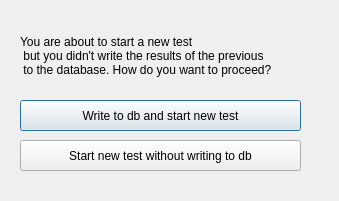
<?xml version="1.0" encoding="UTF-8"?>
<ui version="4.0">
 <class>DBnotice</class>
 <widget class="QDialog" name="DBnotice">
  <property name="geometry">
   <rect>
    <x>0</x>
    <y>0</y>
    <width>339</width>
    <height>201</height>
   </rect>
  </property>
  <property name="windowTitle">
   <string>Dialog</string>
  </property>
  <widget class="QLabel" name="label">
   <property name="geometry">
    <rect>
     <x>20</x>
     <y>10</y>
     <width>351</width>
     <height>91</height>
    </rect>
   </property>
   <property name="text">
    <string>You are about to start a new test 
 but you didn't write the results of the previous
 to the database. How do you want to proceed?</string>
   </property>
  </widget>
  <widget class="QPushButton" name="write">
   <property name="geometry">
    <rect>
     <x>20</x>
     <y>100</y>
     <width>281</width>
     <height>31</height>
    </rect>
   </property>
   <property name="text">
    <string>Write to db and start new test</string>
   </property>
  </widget>
  <widget class="QPushButton" name="nowrite">
   <property name="geometry">
    <rect>
     <x>20</x>
     <y>140</y>
     <width>281</width>
     <height>31</height>
    </rect>
   </property>
   <property name="text">
    <string>Start new test without writing to db</string>
   </property>
  </widget>
 </widget>
 <resources/>
 <connections/>
</ui>
